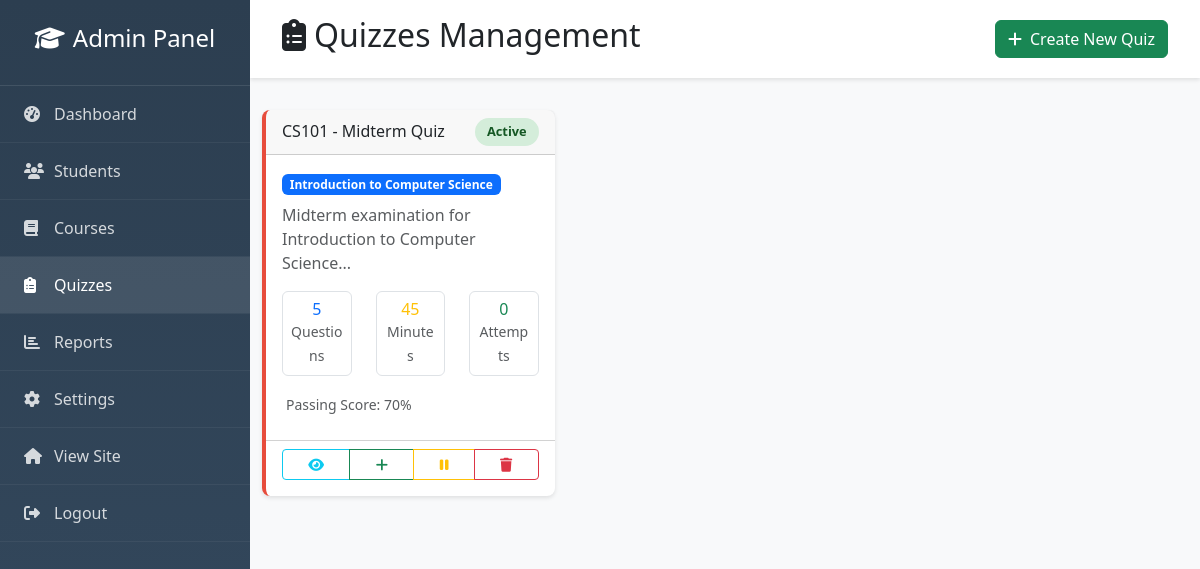
The app's page /admin/quizzes.php (signed in) with its own data.
### tables this page shows
CREATE TABLE quizzes (
                         id INT AUTO_INCREMENT PRIMARY KEY,
                         title VARCHAR(200) NOT NULL,
                         description TEXT,
                         course_id INT,
                         time_limit INT DEFAULT 30,  
                         total_questions INT DEFAULT 0,
                         passing_score INT DEFAULT 60,  
                         is_active BOOLEAN DEFAULT TRUE,
                         created_at TIMESTAMP DEFAULT CURRENT_TIMESTAMP,
                         FOREIGN KEY (course_id) REFERENCES courses(id) ON DELETE SET NULL
);

CREATE TABLE courses (
                         id INT AUTO_INCREMENT PRIMARY KEY,
                         course_code VARCHAR(20) UNIQUE NOT NULL,
                         course_name VARCHAR(100) NOT NULL,
                         description TEXT,
                         credits INT DEFAULT 3,
                         instructor VARCHAR(100),
                         is_active BOOLEAN DEFAULT TRUE,
                         created_at TIMESTAMP DEFAULT CURRENT_TIMESTAMP
);

### admin/quizzes.php (the view, shortened to what this page needs)
<?php
require_once '../includes/config.php';
try {
    $stmt = $pdo->query("
        SELECT q.*, c.course_name,
        COUNT(DISTINCT qa.student_id) as total_attempts,
        AVG(qa.score) as avg_score
        FROM quizzes q
        LEFT JOIN courses c ON q.course_id = c.id
        LEFT JOIN quiz_attempts qa ON q.id = qa.quiz_id AND qa.status = 'completed'
        GROUP BY q.id
        ORDER BY q.created_at DESC
    ");
    $quizzes = $stmt->fetchAll();
} catch (PDOException $e) {
    $quizzes = [];
    $courses = [];
}
?>
<!DOCTYPE html>
<html lang="uz">
<head>
    <link href="https://cdn.jsdelivr.net/npm/bootstrap@5.3.0/dist/css/bootstrap.min.css" rel="stylesheet">
    <link href="https://cdnjs.cloudflare.com/ajax/libs/font-awesome/6.4.0/css/all.min.css" rel="stylesheet">
</head>
<body>
<div class="admin-sidebar">
    <div class="sidebar-header">
        <h4><i class="fas fa-graduation-cap me-2"></i>Admin Panel</h4>
    </div>
    <ul class="sidebar-menu">
        <li><a href="index.php"><i class="fas fa-tachometer-alt"></i>Dashboard</a></li>
        <li><a href="students.php"><i class="fas fa-users"></i>Students</a></li>
        <li><a href="courses.php"><i class="fas fa-book"></i>Courses</a></li>
        <li><a href="quizzes.php" class="active"><i class="fas fa-clipboard-list"></i>Quizzes</a></li>
        <li><a href="reports.php"><i class="fas fa-chart-bar"></i>Reports</a></li>
        <li><a href="settings.php"><i class="fas fa-cog"></i>Settings</a></li>
        <li><a href="../index.php"><i class="fas fa-home"></i>View Site</a></li>
        <li><a href="logout.php"><i class="fas fa-sign-out-alt"></i>Logout</a></li>
    </ul>
</div>
<div class="admin-main">
    <div class="admin-navbar">
        <div class="d-flex justify-content-between align-items-center">
            <h2><i class="fas fa-clipboard-list me-2"></i>Quizzes Management</h2>
            <button class="btn btn-success" data-bs-toggle="modal" data-bs-target="#addQuizModal">
                <i class="fas fa-plus me-2"></i>Create New Quiz
            </button>
        </div>
    </div>
    <div class="container-fluid">
        <?php if (empty($quizzes)): ?>
            <div class="text-center py-5">
                <i class="fas fa-clipboard-list text-muted" style="font-size: 4rem;"></i>
                <h5 class="text-muted mt-3">No quizzes found</h5>
                <p class="text-muted">Start by creating your first quiz</p>
                <button class="btn btn-success" data-bs-toggle="modal" data-bs-target="#addQuizModal">
                    <i class="fas fa-plus me-2"></i>Create First Quiz
                </button>
            </div>
        <?php else: ?>
            <div class="row">
                <?php foreach ($quizzes as $quiz): ?>
                    <div class="col-lg-6 col-xl-4 mb-4">
                        <div class="card quiz-card h-100">
                            <div class="card-header d-flex justify-content-between align-items-center">
                                <h6 class="mb-0"><?= htmlspecialchars($quiz['title']) ?></h6>
                                <?php if ($quiz['is_active']): ?>
                                    <span class="status-badge status-active">Active</span>
                                <?php else: ?>
                                    <span class="status-badge status-inactive">Inactive</span>
                                <?php endif; ?>
                            </div>
                            <div class="card-body">
                                <?php if ($quiz['course_name']): ?>
                                    <span class="badge bg-primary mb-2"><?= htmlspecialchars($quiz['course_name']) ?></span>
                                <?php endif; ?>
                                <p class="card-text text-muted"><?= htmlspecialchars(substr($quiz['description'] ?? '', 0, 100)) ?>...</p>
                                <div class="row text-center mb-3">
                                    <div class="col-4">
                                        <div class="border rounded p-2">
                                            <div class="h6 mb-0 text-primary"><?= $quiz['total_questions'] ?></div>
                                            <small class="text-muted">Questions</small>
                                        </div>
                                    </div>
                                    <div class="col-4">
                                        <div class="border rounded p-2">
                                            <div class="h6 mb-0 text-warning"><?= $quiz['time_limit'] ?></div>
                                            <small class="text-muted">Minutes</small>
                                        </div>
                                    </div>
                                    <div class="col-4">
                                        <div class="border rounded p-2">
                                            <div class="h6 mb-0 text-success"><?= $quiz['total_attempts'] ?></div>
                                            <small class="text-muted">Attempts</small>
                                        </div>
                                    </div>
                                </div>
                                <div class="mb-2">
                                    <small class="text-muted">
                                        <i class="fas fa-target me-1"></i>Passing Score: <?= $quiz['passing_score'] ?>%
                                    </small>
                                </div>
                            </div>
                            <div class="card-footer bg-transparent">
                                <div class="btn-group w-100 mb-2">
                                    <button class="btn btn-outline-info btn-sm" onclick="viewQuestions(<?= $quiz['id'] ?>)" title="View Questions">
                                        <i class="fas fa-eye"></i>
                                    </button>
                                    <button class="btn btn-outline-success btn-sm" onclick="addQuestion(<?= $quiz['id'] ?>)" title="Add Question">
                                        <i class="fas fa-plus"></i>
                                    </button>
                                    <?php if ($quiz['is_active']): ?>
                                        <a href="?action=deactivate&id=<?= $quiz['id'] ?>"
                                           class="btn btn-outline-warning btn-sm"
                                           onclick="return confirm('Deactivate this quiz?')"
                                           title="Deactivate">
                                            <i class="fas fa-pause"></i>
                                        </a>
                                    <?php endif; ?>
                                    <a href="?action=delete&id=<?= $quiz['id'] ?>"
                                       class="btn btn-outline-danger btn-sm"
                                       onclick="return confirm('Are you sure you want to delete this quiz?')"
                                       title="Delete">
                                        <i class="fas fa-trash"></i>
                                    </a>
                                </div>
                            </div>
                        </div>
                    </div>
                <?php endforeach; ?>
            </div>
        <?php endif; ?>
    </div>
</div>
</body>
</html>

### admin/quizzes.php (style rules this page uses)
.admin-sidebar { position: fixed; top: 0; left: 0; height: 100vh; width: 250px; background: linear-gradient(180deg, #2c3e50 0%, #34495e 100%); color: white; overflow-y: auto; z-index: 1000; }
.admin-main { margin-left: 250px; min-height: 100vh; background: #f8f9fa; }
.sidebar-header { padding: 1.5rem; border-bottom: 1px solid rgba(255,255,255,0.1); text-align: center; }
.sidebar-menu { list-style: none; padding: 0; margin: 0; }
.sidebar-menu li { border-bottom: 1px solid rgba(255,255,255,0.05); }
.sidebar-menu a { display: flex; align-items: center; padding: 1rem 1.5rem; color: rgba(255,255,255,0.8); text-decoration: none; transition: all 0.3s ease; }
.sidebar-menu a:hover, .sidebar-menu a.active { background-color: rgba(255,255,255,0.1); color: white; }
.sidebar-menu i { width: 20px; margin-right: 10px; }
.admin-navbar { background: white; box-shadow: 0 2px 4px rgba(0,0,0,0.1); padding: 1rem 2rem; margin-bottom: 2rem; }
.card { border: none; border-radius: 8px; box-shadow: 0 2px 4px rgba(0,0,0,0.1); }
.quiz-card { transition: transform 0.3s ease; border-left: 4px solid #e74c3c; }
.status-badge { padding: 0.25rem 0.75rem; border-radius: 20px; font-size: 0.8rem; font-weight: 600; }
.status-active { background: #d4edda; color: #155724; }

### records on screen
quizzes: title "CS101 - Midterm Quiz", is_active "Active", course.course_name "Introduction to Computer Science", description "Midterm examination for Introduction to Computer Science", total_questions "5", time_limit "45", total_attempts "0", passing_score "70"
